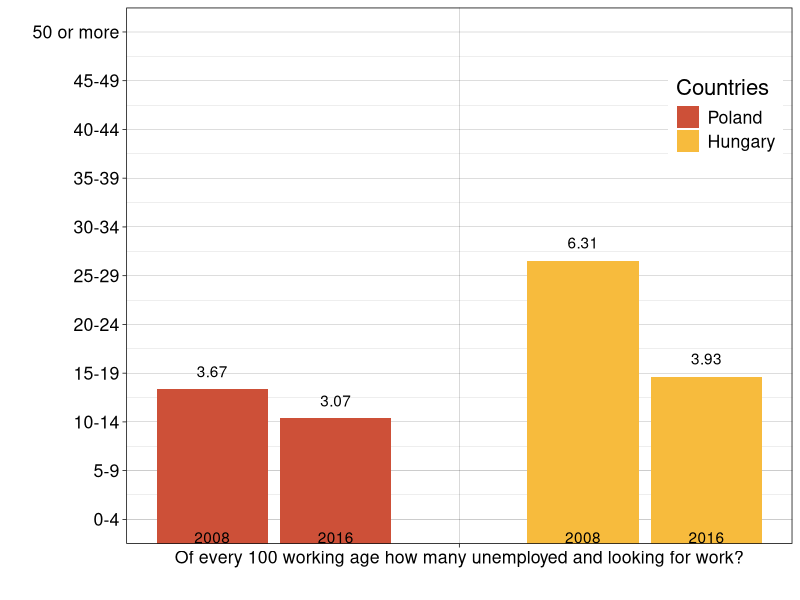
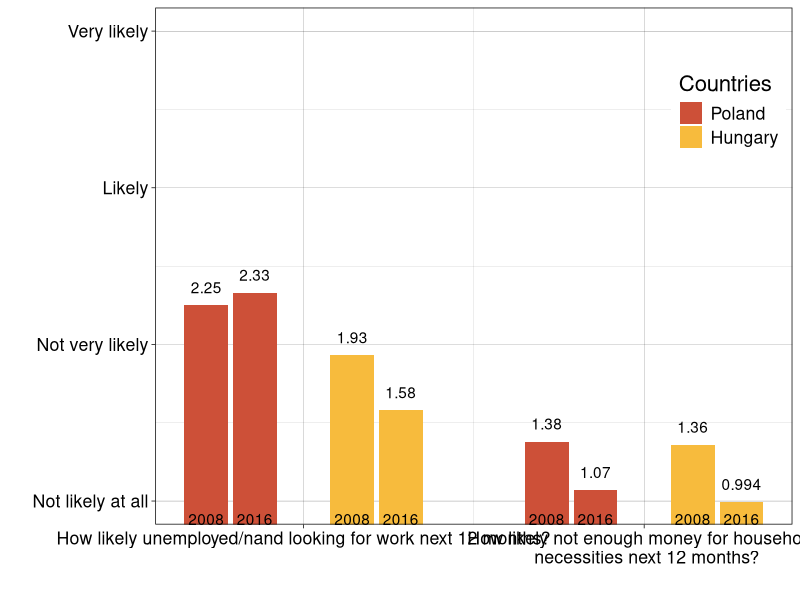

Reproduce these figures in R, in order.

######################
# Plotting functions
# YOU CAN IGNORE THIS PART
######################

install.packages("ggplot2")
library(ggplot2)

colors <- c("#cd5038","#f7bb3d")
countries <- c("Poland", "Hungary")

# Labels, the labels for the individual bars (vector)
# Grouplabels, the labels for each group of bars (vector)
# yLabels, labels for the y axis (vector)
# Data, the data for all bars (vector)
# y, min and max value for y axis (vector)
barPlot <- function(labels, groupLabels, yLabels, data, y) {
  nQuestions <- length(groupLabels)
  
  # Data points per country per question
  nDataPCPQ <- (length(data)/length(countries))/nQuestions
  
  df <- data.frame(
    x=labels,
    y=data,
    Countries=
      rep(
        c(
          rep(countries[1], nDataPCPQ),
          rep(countries[2], nDataPCPQ)
        ), nQuestions)
  )
  
  df$Countries <- factor(df$Countries, levels=unique(df$Countries))

  groupStarts <- seq(1, 1 + (7 * ((length(data)/4)-1)), by=7)
  xSeq <- unlist(lapply(groupStarts, FUN=function(x){c(unlist(seq(from=x, to=x+1, by=1)), unlist(seq(from=x+3, to=x+4, by=1)))}))
  iGroups <- 1:length(groupStarts)
  xGroups <- unlist(lapply(iGroups, FUN=function(x){mean(xSeq[(1 + (4*(x-1))):(4 + (4*(x-1)))])}))
  
  ggplot(data=transform(df, x=xSeq), aes(x=x, y=y, fill=Countries)) +
    geom_histogram(stat = "identity") + labs(x="", y="") +
    scale_x_discrete(breaks = NULL) +
    geom_text(aes(x=xSeq, y=df$y, label=df$y), vjust=-1) +
    geom_text(aes(x=xSeq, y=1, label=labels), vjust=2) +
    scale_x_continuous(breaks=xGroups, labels=groupLabels) +
    scale_y_continuous(breaks=c(y[1]:y[2]), labels=yLabels) +
    coord_cartesian(ylim = y) +
    theme_linedraw() +
    theme(
      text = element_text(size=16, color="Black"),
      legend.position=c(0.9,0.8)
    ) +
    scale_fill_manual(values=colors)
}

## question 1
labels <- rep(c(2008, 2016), 2)
questions <- c("Of every 100 working age how many unemployed and looking for work?")
possibleAnswers <- c("0-4", "5-9", "10-14", "15-19", "20-24", "25-29", "30-34", "35-39", "40-44", "45-49", "50 or more")

pl <- c(3.67, 3.07)
hu <- c(6.31, 3.93)
data <- c(pl, hu)

barPlot(labels, questions, possibleAnswers, data, y=c(1,11))

## question 2 & 3
labels <- rep(c(2008, 2016), 4)
questions <- c("How likely unemployed/nand looking for work next 12 months?", "How likely not enough money for household \n necessities next 12 months?")
possibleAnswers <- c("Not likely at all", "Not very likely", "Likely", "Very likely")

data <- c(2.25, 2.33, 1.93, 1.58, 1.38, 1.07, 1.36, 0.994)

barPlot(labels, questions, possibleAnswers, data, y=c(1,4))
